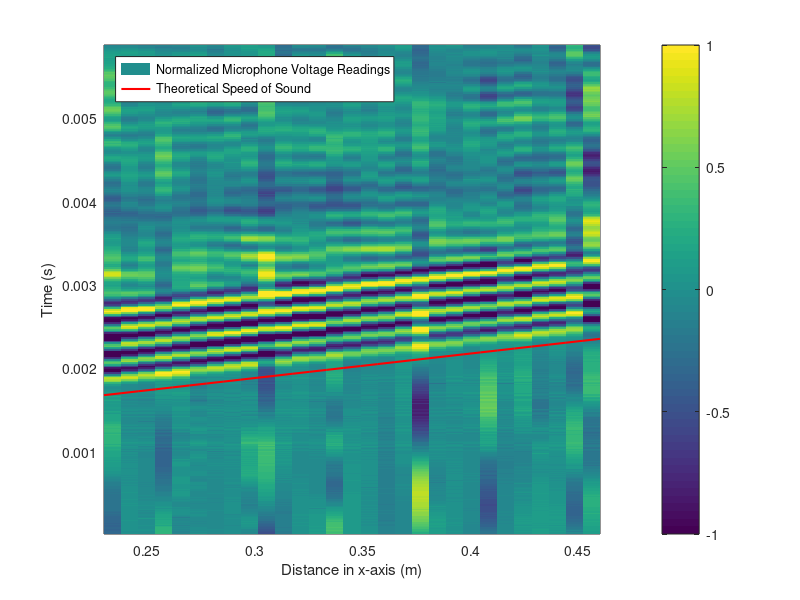

The MATLAB script that drew this image:
clear all; close all; clc;

load('lab5pt2.mat');

%% Question 6

data = zeros(588, 30);

for i = 1:30
   
        
    sig = recMatrix_sig(:, i, 9);
    norsig = sig/max(sig);
    
    data(:, i) = norsig;

   
end

y = (1:588)/100000;
x = linspace(0.46, 0.23, 30);

figure(1);
pcolor(x, y, data); hold on; shading flat;
colorbar; caxis([-1 1]);
xlabel('Distance in x-axis (m)');
ylabel('Time (s)');


ss = 1/340;

plot(x, x*ss + 0.001, 'r-', 'LineWidth', 1.5);
legend('Normalized Microphone Voltage Readings', 'Theoretical Speed of Sound', 'Location', 'northwest');